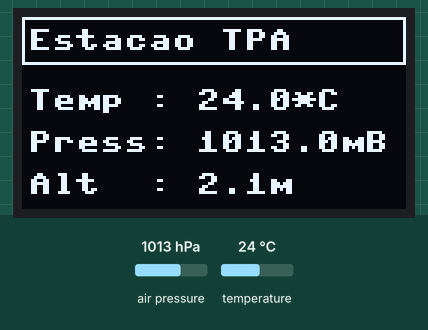
Recording of a program running on a simulated ESP8266 board running MicroPython. Parts: 128×64 one-colour display. The test bench sets the inputs (shaded band); at power-on: air pressure 1013 hPa, temperature 24 °C.

Above: at 1.2 s.
1.3 s: air pressure set to 952 hPa
At 5.8 s:
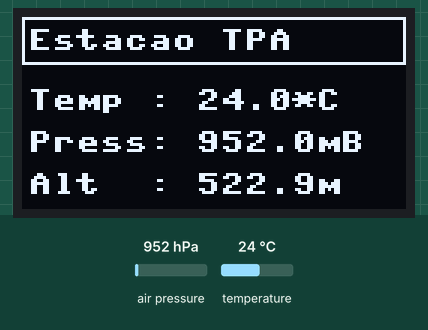
6.5 s: temperature set to 12 °C
At 10.6 s:
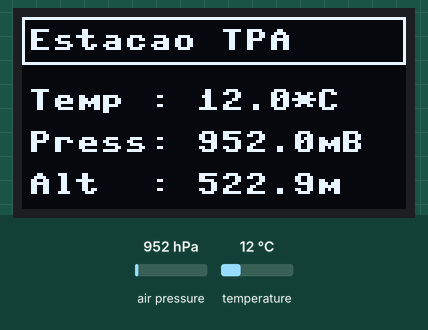
11.6 s: air pressure set to 975 hPa
At 16.3 s:
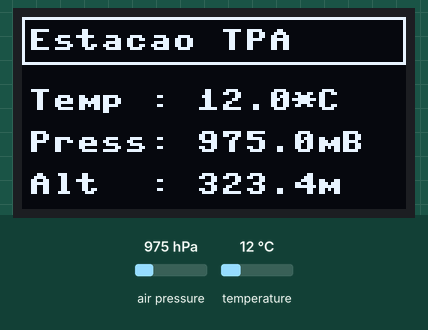
16.6 s: temperature set to 19 °C
Timing chart, 0 to 19.6 s (numbered marks = the images above; inputs shaded):
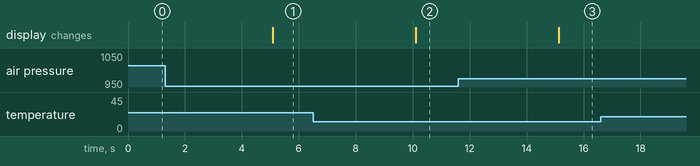

Measured:
- after the input at 1.3 s, the display: changes after 3.8 s (image 1)
- after the input at 6.5 s, the display: changes after 3.6 s (image 2)
- after the input at 11.6 s, the display: changes after 3.5 s (image 3)

The program:

13_oled_bmp180_i2c.py
```python
#
# Oficina de Computação Física
# Prof. Peter Jandl Jr
#
# 13_oled_bmp180_i2c.py
# Uso de display OLED e sensor BMP180 conectados com protocolo I2C.
#
from bmp180 import BMP180
from machine import Pin, I2C
from time import sleep
import ssd1306

# Configura barramento I2C
i2c = I2C(sda=Pin(4), scl=Pin(5))
# Cria objeto p/ controle do display OLED 128x64 I2C
oled = ssd1306.SSD1306_I2C(128, 64, i2c)

# Cria e ajusta objeto p/ controle do sensor BMP180
bmp180 = BMP180(i2c)
bmp180.oversample_sett = 2
bmp180.baseline = 101325

pen = 1 # 1 ativa pontos, 0 desliga pontos
while True:
    oled.fill(not pen) # preenche display
    oled.rect(0, 0, 128, 16, pen) # retangulo

    t = bmp180.temperature
    p = bmp180.pressure/100
    a = bmp180.altitude

    oled.text('Estacao TPA', 2, 4, pen)
    oled.text('Temp : ' + str(round(t,1)) + '*C', 2, 24, pen)
    oled.text('Press: ' + str(round(p,1)) + 'mB', 2, 38, pen)
    oled.text('Alt  : ' + str(round(a,1)) + 'm', 2, 52, pen)
    oled.show()

    sleep(5.0)

oled.poweroff() # desliga display
```
